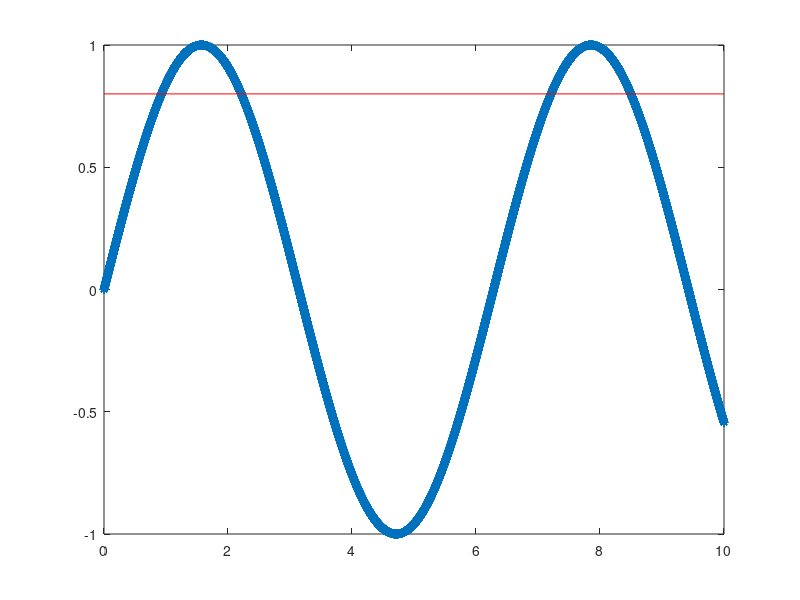

Recreate this plot in MATLAB.
%Example Problem
clc, clearvars, close all

x = linspace(0,10, 100000);
y = sin(x);
y_check = 0.8;

plot(x,y, "*"), hold on, plot([0 10], [y_check, y_check], '-r')

y_greater = y > y_check;
final_percent = (sum(y_greater) / length(y))*100
